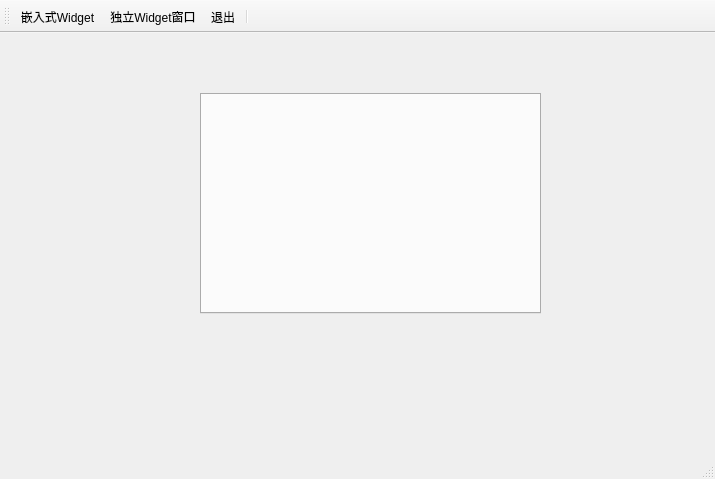
<?xml version="1.0" encoding="UTF-8"?>
<ui version="4.0">
 <class>PicReMainWindow</class>
 <widget class="QMainWindow" name="PicReMainWindow">
  <property name="geometry">
   <rect>
    <x>0</x>
    <y>0</y>
    <width>715</width>
    <height>479</height>
   </rect>
  </property>
  <property name="windowTitle">
   <string>PicReMainWindow</string>
  </property>
  <widget class="QWidget" name="centralWidget">
   <widget class="QTabWidget" name="tabWidget">
    <property name="geometry">
     <rect>
      <x>200</x>
      <y>60</y>
      <width>341</width>
      <height>221</height>
     </rect>
    </property>
   </widget>
  </widget>
  <widget class="QMenuBar" name="menuBar">
   <property name="geometry">
    <rect>
     <x>0</x>
     <y>0</y>
     <width>715</width>
     <height>26</height>
    </rect>
   </property>
  </widget>
  <widget class="QToolBar" name="mainToolBar">
   <property name="toolButtonStyle">
    <enum>Qt::ToolButtonTextUnderIcon</enum>
   </property>
   <attribute name="toolBarArea">
    <enum>TopToolBarArea</enum>
   </attribute>
   <attribute name="toolBarBreak">
    <bool>false</bool>
   </attribute>
   <addaction name="actWidgetInsite"/>
   <addaction name="actWidget"/>
   <addaction name="actQuit"/>
   <addaction name="separator"/>
  </widget>
  <widget class="QStatusBar" name="statusBar"/>
  <action name="actWindowInsite">
   <property name="icon">
    <iconset resource="res.qrc">
     <normaloff>:/images/images/2.ico</normaloff>:/images/images/2.ico</iconset>
   </property>
   <property name="text">
    <string>嵌入式MainWindow</string>
   </property>
   <property name="toolTip">
    <string>嵌入式MainWindow</string>
   </property>
  </action>
  <action name="actWidgetInsite">
   <property name="icon">
    <iconset resource="res.qrc">
     <normaloff>:/images/images/100.bmp</normaloff>:/images/images/100.bmp</iconset>
   </property>
   <property name="text">
    <string>嵌入式Widget</string>
   </property>
   <property name="toolTip">
    <string>Widget嵌入式窗体</string>
   </property>
  </action>
  <action name="actQuit">
   <property name="icon">
    <iconset resource="res.qrc">
     <normaloff>:/images/images/132.bmp</normaloff>:/images/images/132.bmp</iconset>
   </property>
   <property name="text">
    <string>退出</string>
   </property>
   <property name="toolTip">
    <string>退出本系统</string>
   </property>
  </action>
  <action name="actDoc_Open">
   <property name="icon">
    <iconset resource="res.qrc">
     <normaloff>:/images/images/122.bmp</normaloff>:/images/images/122.bmp</iconset>
   </property>
   <property name="text">
    <string>打开文档</string>
   </property>
   <property name="toolTip">
    <string>打开文档</string>
   </property>
  </action>
  <action name="actWindow">
   <property name="icon">
    <iconset resource="res.qrc">
     <normaloff>:/images/images/3.ico</normaloff>:/images/images/3.ico</iconset>
   </property>
   <property name="text">
    <string>独立MainWindow窗口</string>
   </property>
   <property name="toolTip">
    <string>独立MainWindow窗口</string>
   </property>
  </action>
  <action name="actWidget">
   <property name="icon">
    <iconset resource="res.qrc">
     <normaloff>:/images/images/804.bmp</normaloff>:/images/images/804.bmp</iconset>
   </property>
   <property name="text">
    <string>独立Widget窗口</string>
   </property>
   <property name="toolTip">
    <string>新建Widget独立窗口</string>
   </property>
  </action>
 </widget>
 <layoutdefault spacing="6" margin="11"/>
 <resources>
  <include location="res.qrc"/>
 </resources>
 <connections>
  <connection>
   <sender>actQuit</sender>
   <signal>triggered()</signal>
   <receiver>PicReMainWindow</receiver>
   <slot>close()</slot>
   <hints>
    <hint type="sourcelabel">
     <x>-1</x>
     <y>-1</y>
    </hint>
    <hint type="destinationlabel">
     <x>357</x>
     <y>239</y>
    </hint>
   </hints>
  </connection>
 </connections>
</ui>
